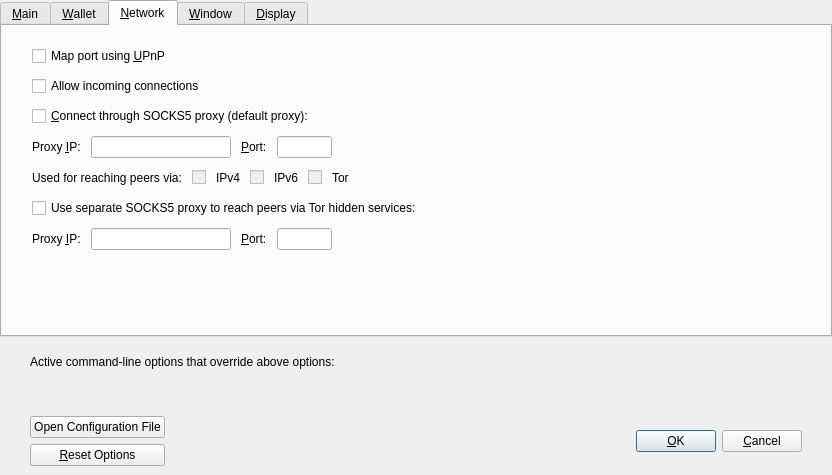
<?xml version="1.0" encoding="UTF-8"?>
<ui version="4.0">
 <class>OptionsDialog</class>
 <widget class="QDialog" name="OptionsDialog">
  <property name="geometry">
   <rect>
    <x>0</x>
    <y>0</y>
    <width>832</width>
    <height>468</height>
   </rect>
  </property>
  <property name="windowTitle">
   <string>Options</string>
  </property>
  <property name="modal">
   <bool>true</bool>
  </property>
  <layout class="QVBoxLayout" name="verticalLayout">
   <property name="leftMargin">
    <number>0</number>
   </property>
   <property name="topMargin">
    <number>0</number>
   </property>
   <property name="rightMargin">
    <number>0</number>
   </property>
   <property name="bottomMargin">
    <number>0</number>
   </property>
   <item>
    <widget class="QTabWidget" name="tabWidget">
     <property name="currentIndex">
      <number>2</number>
     </property>
     <widget class="QWidget" name="tabMain">
      <attribute name="title">
       <string>&amp;Main</string>
      </attribute>
      <layout class="QVBoxLayout" name="verticalLayout_3">
       <property name="spacing">
        <number>10</number>
       </property>
       <property name="leftMargin">
        <number>30</number>
       </property>
       <property name="topMargin">
        <number>20</number>
       </property>
       <property name="rightMargin">
        <number>30</number>
       </property>
       <property name="bottomMargin">
        <number>20</number>
       </property>
       <item>
        <widget class="QCheckBox" name="bitcoinAtStartup">
         <property name="toolTip">
          <string>Automatically start %1 after logging in to the system.</string>
         </property>
         <property name="text">
          <string>&amp;Start %1 on system login</string>
         </property>
        </widget>
       </item>
       <item>
        <layout class="QGridLayout" name="gridLayout">
         <property name="verticalSpacing">
          <number>10</number>
         </property>
         <item row="4" column="0" colspan="2">
          <widget class="QLabel" name="pruneWarning">
           <property name="text">
            <string>Reverting this setting requires re-downloading the entire blockchain.</string>
           </property>
           <property name="textFormat">
            <enum>Qt::PlainText</enum>
           </property>
          </widget>
         </item>
         <item row="1" column="0">
          <widget class="QLabel" name="threadsScriptVerifLabel">
           <property name="text">
            <string>Number of script &amp;verification threads</string>
           </property>
           <property name="textFormat">
            <enum>Qt::PlainText</enum>
           </property>
           <property name="buddy">
            <cstring>threadsScriptVerif</cstring>
           </property>
          </widget>
         </item>
         <item row="2" column="0">
          <widget class="QLabel" name="reserveBalanceLabel">
           <property name="text">
            <string>Reserve</string>
           </property>
           <property name="textFormat">
            <enum>Qt::PlainText</enum>
           </property>
           <property name="buddy">
            <cstring>threadsScriptVerif</cstring>
           </property>
          </widget>
         </item>
         <item row="0" column="1">
          <layout class="QHBoxLayout" name="horizontalLayout_2_Main">
           <item>
            <widget class="QSpinBox" name="databaseCache">
             <property name="minimumSize">
              <size>
               <width>100</width>
               <height>0</height>
              </size>
             </property>
            </widget>
           </item>
           <item>
            <widget class="QLabel" name="databaseCacheUnitLabel">
             <property name="text">
              <string>MB</string>
             </property>
             <property name="textFormat">
              <enum>Qt::PlainText</enum>
             </property>
            </widget>
           </item>
           <item>
            <spacer name="horizontalSpacer_2_Main">
             <property name="orientation">
              <enum>Qt::Horizontal</enum>
             </property>
             <property name="sizeHint" stdset="0">
              <size>
               <width>40</width>
               <height>20</height>
              </size>
             </property>
            </spacer>
           </item>
          </layout>
         </item>
         <item row="0" column="0">
          <widget class="QLabel" name="databaseCacheLabel">
           <property name="text">
            <string>Size of &amp;database cache</string>
           </property>
           <property name="textFormat">
            <enum>Qt::PlainText</enum>
           </property>
           <property name="buddy">
            <cstring>databaseCache</cstring>
           </property>
          </widget>
         </item>
         <item row="2" column="1">
          <layout class="QHBoxLayout" name="horizontalLayout_3_Main_3">
           <item>
            <widget class="BitcoinAmountField" name="reserveBalance">
             <property name="toolTip">
              <string>(0 = auto, &lt;0 = leave that many cores free)</string>
             </property>
            </widget>
           </item>
           <item>
            <spacer name="horizontalSpacer_3_Main_3">
             <property name="orientation">
              <enum>Qt::Horizontal</enum>
             </property>
             <property name="sizeHint" stdset="0">
              <size>
               <width>40</width>
               <height>0</height>
              </size>
             </property>
            </spacer>
           </item>
          </layout>
         </item>
         <item row="1" column="1">
          <layout class="QHBoxLayout" name="horizontalLayout_3_Main">
           <item>
            <widget class="QSpinBox" name="threadsScriptVerif">
             <property name="minimumSize">
              <size>
               <width>100</width>
               <height>0</height>
              </size>
             </property>
             <property name="toolTip">
              <string>(0 = auto, &lt;0 = leave that many cores free)</string>
             </property>
            </widget>
           </item>
           <item>
            <spacer name="horizontalSpacer_3_Main">
             <property name="orientation">
              <enum>Qt::Horizontal</enum>
             </property>
             <property name="sizeHint" stdset="0">
              <size>
               <width>40</width>
               <height>20</height>
              </size>
             </property>
            </spacer>
           </item>
          </layout>
         </item>
         <item row="3" column="0">
          <widget class="QCheckBox" name="prune">
           <property name="toolTip">
            <string>Disables some advanced features but all blocks will still be fully validated. Reverting this setting requires re-downloading the entire blockchain. Actual disk usage may be somewhat higher.</string>
           </property>
           <property name="text">
            <string>Prune &amp;block storage to</string>
           </property>
          </widget>
         </item>
         <item row="3" column="1">
          <layout class="QHBoxLayout" name="horizontalLayout_Main_Prune">
           <item>
            <widget class="QSpinBox" name="pruneSize"/>
           </item>
           <item>
            <widget class="QLabel" name="pruneSizeUnitLabel">
             <property name="text">
              <string>GB</string>
             </property>
             <property name="textFormat">
              <enum>Qt::PlainText</enum>
             </property>
            </widget>
           </item>
           <item>
            <spacer name="horizontalSpacer_Main_Prune">
             <property name="orientation">
              <enum>Qt::Horizontal</enum>
             </property>
             <property name="sizeHint" stdset="0">
              <size>
               <width>40</width>
               <height>20</height>
              </size>
             </property>
            </spacer>
           </item>
          </layout>
         </item>
        </layout>
       </item>
       <item>
        <widget class="QCheckBox" name="logEvents">
         <property name="text">
          <string>Enable  log &amp;events</string>
         </property>
        </widget>
       </item>
       <item>
        <widget class="QCheckBox" name="superStaking">
         <property name="text">
          <string>Enable s&amp;uper staking</string>
         </property>
        </widget>
       </item>
       <item>
        <widget class="QPushButton" name="reindexButton">
         <property name="toolTip">
          <string>Reindex the blockchain from the beginning and reconstruct the wallet transactions.</string>
         </property>
         <property name="text">
          <string>&amp;Reindex blockchain</string>
         </property>
         <property name="autoDefault">
          <bool>false</bool>
         </property>
         <property name="maximumSize">
          <size>
           <width>200</width>
           <height>16777215</height>
          </size>
         </property>
        </widget>
       </item>
       <item>
        <spacer name="verticalSpacer_Main">
         <property name="orientation">
          <enum>Qt::Vertical</enum>
         </property>
         <property name="sizeHint" stdset="0">
          <size>
           <width>20</width>
           <height>40</height>
          </size>
         </property>
        </spacer>
       </item>
      </layout>
     </widget>
     <widget class="QWidget" name="tabWallet">
      <attribute name="title">
       <string>&amp;Wallet</string>
      </attribute>
      <layout class="QVBoxLayout" name="verticalLayout_Wallet">
       <property name="spacing">
        <number>10</number>
       </property>
       <property name="leftMargin">
        <number>30</number>
       </property>
       <property name="topMargin">
        <number>20</number>
       </property>
       <property name="rightMargin">
        <number>30</number>
       </property>
       <property name="bottomMargin">
        <number>20</number>
       </property>
       <item>
        <widget class="QGroupBox" name="groupBox">
         <property name="title">
          <string>Expert</string>
         </property>
         <layout class="QVBoxLayout" name="verticalLayout_2">
          <property name="spacing">
           <number>10</number>
          </property>
          <item>
           <widget class="QCheckBox" name="coinControlFeatures">
            <property name="toolTip">
             <string>Whether to show coin control features or not.</string>
            </property>
            <property name="text">
             <string>Enable coin &amp;control features</string>
            </property>
           </widget>
          </item>
          <item>
           <widget class="QCheckBox" name="spendZeroConfChange">
            <property name="toolTip">
             <string>If you disable the spending of unconfirmed change, the change from a transaction cannot be used until that transaction has at least one confirmation. This also affects how your balance is computed.</string>
            </property>
            <property name="text">
             <string>&amp;Spend unconfirmed change</string>
            </property>
           </widget>
          </item>
          <item>
           <widget class="QCheckBox" name="zeroBalanceAddressToken">
            <property name="text">
             <string>Enable &amp;zero balance for receiver token address</string>
            </property>
           </widget>
          </item>
          <item>
           <widget class="QCheckBox" name="useChangeAddress">
            <property name="text">
             <string>Use change &amp;address</string>
            </property>
            <property name="checked">
             <bool>true</bool>
            </property>
           </widget>
          </item>
          <item>
           <widget class="QCheckBox" name="checkForUpdates">
            <property name="text">
             <string>Check for &amp;updates</string>
            </property>
           </widget>
          </item>
         </layout>
        </widget>
       </item>
       <item>
        <spacer name="verticalSpacer_Wallet">
         <property name="orientation">
          <enum>Qt::Vertical</enum>
         </property>
         <property name="sizeHint" stdset="0">
          <size>
           <width>20</width>
           <height>40</height>
          </size>
         </property>
        </spacer>
       </item>
      </layout>
     </widget>
     <widget class="QWidget" name="tabNetwork">
      <attribute name="title">
       <string>&amp;Network</string>
      </attribute>
      <layout class="QVBoxLayout" name="verticalLayout_Network">
       <property name="spacing">
        <number>10</number>
       </property>
       <property name="leftMargin">
        <number>30</number>
       </property>
       <property name="topMargin">
        <number>20</number>
       </property>
       <property name="rightMargin">
        <number>30</number>
       </property>
       <property name="bottomMargin">
        <number>20</number>
       </property>
       <item>
        <widget class="QCheckBox" name="mapPortUpnp">
         <property name="toolTip">
          <string>Automatically open the Bitcoin client port on the router. This only works when your router supports UPnP and it is enabled.</string>
         </property>
         <property name="text">
          <string>Map port using &amp;UPnP</string>
         </property>
        </widget>
       </item>
       <item>
        <widget class="QCheckBox" name="allowIncoming">
         <property name="toolTip">
          <string>Accept connections from outside</string>
         </property>
         <property name="text">
          <string>Allow incoming connections</string>
         </property>
        </widget>
       </item>
       <item>
        <widget class="QCheckBox" name="connectSocks">
         <property name="toolTip">
          <string>Connect to the Bitcoin network through a SOCKS5 proxy.</string>
         </property>
         <property name="text">
          <string>&amp;Connect through SOCKS5 proxy (default proxy):</string>
         </property>
        </widget>
       </item>
       <item>
        <layout class="QHBoxLayout" name="horizontalLayout_1_Network">
         <item>
          <widget class="QLabel" name="proxyIpLabel">
           <property name="text">
            <string>Proxy &amp;IP:</string>
           </property>
           <property name="textFormat">
            <enum>Qt::PlainText</enum>
           </property>
           <property name="buddy">
            <cstring>proxyIp</cstring>
           </property>
          </widget>
         </item>
         <item>
          <widget class="QValidatedLineEdit" name="proxyIp">
           <property name="minimumSize">
            <size>
             <width>140</width>
             <height>0</height>
            </size>
           </property>
           <property name="maximumSize">
            <size>
             <width>140</width>
             <height>16777215</height>
            </size>
           </property>
           <property name="toolTip">
            <string>IP address of the proxy (e.g. IPv4: 127.0.0.1 / IPv6: ::1)</string>
           </property>
          </widget>
         </item>
         <item>
          <widget class="QLabel" name="proxyPortLabel">
           <property name="text">
            <string>&amp;Port:</string>
           </property>
           <property name="textFormat">
            <enum>Qt::PlainText</enum>
           </property>
           <property name="buddy">
            <cstring>proxyPort</cstring>
           </property>
          </widget>
         </item>
         <item>
          <widget class="QLineEdit" name="proxyPort">
           <property name="minimumSize">
            <size>
             <width>55</width>
             <height>0</height>
            </size>
           </property>
           <property name="maximumSize">
            <size>
             <width>55</width>
             <height>16777215</height>
            </size>
           </property>
           <property name="toolTip">
            <string>Port of the proxy (e.g. 9050)</string>
           </property>
          </widget>
         </item>
         <item>
          <spacer name="horizontalSpacer_1_Network">
           <property name="orientation">
            <enum>Qt::Horizontal</enum>
           </property>
           <property name="sizeHint" stdset="0">
            <size>
             <width>40</width>
             <height>20</height>
            </size>
           </property>
          </spacer>
         </item>
        </layout>
       </item>
       <item>
        <layout class="QHBoxLayout" name="horizontalLayout_2_Network">
         <item>
          <widget class="QLabel" name="proxyActiveNets">
           <property name="text">
            <string>Used for reaching peers via:</string>
           </property>
           <property name="textFormat">
            <enum>Qt::PlainText</enum>
           </property>
          </widget>
         </item>
         <item>
          <widget class="QCheckBox" name="proxyReachIPv4">
           <property name="enabled">
            <bool>false</bool>
           </property>
           <property name="toolTip">
            <string>Shows if the supplied default SOCKS5 proxy is used to reach peers via this network type.</string>
           </property>
           <property name="text">
            <string/>
           </property>
          </widget>
         </item>
         <item>
          <widget class="QLabel" name="proxyReachIPv4Label">
           <property name="text">
            <string>IPv4</string>
           </property>
           <property name="textFormat">
            <enum>Qt::PlainText</enum>
           </property>
          </widget>
         </item>
         <item>
          <widget class="QCheckBox" name="proxyReachIPv6">
           <property name="enabled">
            <bool>false</bool>
           </property>
           <property name="toolTip">
            <string>Shows if the supplied default SOCKS5 proxy is used to reach peers via this network type.</string>
           </property>
           <property name="text">
            <string/>
           </property>
          </widget>
         </item>
         <item>
          <widget class="QLabel" name="proxyReachIPv6Label">
           <property name="text">
            <string>IPv6</string>
           </property>
           <property name="textFormat">
            <enum>Qt::PlainText</enum>
           </property>
          </widget>
         </item>
         <item>
          <widget class="QCheckBox" name="proxyReachTor">
           <property name="enabled">
            <bool>false</bool>
           </property>
           <property name="toolTip">
            <string>Shows if the supplied default SOCKS5 proxy is used to reach peers via this network type.</string>
           </property>
           <property name="text">
            <string/>
           </property>
          </widget>
         </item>
         <item>
          <widget class="QLabel" name="proxyReachTorLabel">
           <property name="text">
            <string>Tor</string>
           </property>
           <property name="textFormat">
            <enum>Qt::PlainText</enum>
           </property>
          </widget>
         </item>
         <item>
          <spacer name="horizontalSpacer_2_Network">
           <property name="orientation">
            <enum>Qt::Horizontal</enum>
           </property>
           <property name="sizeHint" stdset="0">
            <size>
             <width>40</width>
             <height>20</height>
            </size>
           </property>
          </spacer>
         </item>
        </layout>
       </item>
       <item>
        <widget class="QCheckBox" name="connectSocksTor">
         <property name="toolTip">
          <string>Connect to the Bitcoin network through a separate SOCKS5 proxy for Tor hidden services.</string>
         </property>
         <property name="text">
          <string>Use separate SOCKS5 proxy to reach peers via Tor hidden services:</string>
         </property>
        </widget>
       </item>
       <item>
        <layout class="QHBoxLayout" name="horizontalLayout_3_Network">
         <item>
          <widget class="QLabel" name="proxyIpTorLabel">
           <property name="text">
            <string>Proxy &amp;IP:</string>
           </property>
           <property name="textFormat">
            <enum>Qt::PlainText</enum>
           </property>
           <property name="buddy">
            <cstring>proxyIpTor</cstring>
           </property>
          </widget>
         </item>
         <item>
          <widget class="QValidatedLineEdit" name="proxyIpTor">
           <property name="minimumSize">
            <size>
             <width>140</width>
             <height>0</height>
            </size>
           </property>
           <property name="maximumSize">
            <size>
             <width>140</width>
             <height>16777215</height>
            </size>
           </property>
           <property name="toolTip">
            <string>IP address of the proxy (e.g. IPv4: 127.0.0.1 / IPv6: ::1)</string>
           </property>
          </widget>
         </item>
         <item>
          <widget class="QLabel" name="proxyPortTorLabel">
           <property name="text">
            <string>&amp;Port:</string>
           </property>
           <property name="textFormat">
            <enum>Qt::PlainText</enum>
           </property>
           <property name="buddy">
            <cstring>proxyPortTor</cstring>
           </property>
          </widget>
         </item>
         <item>
          <widget class="QLineEdit" name="proxyPortTor">
           <property name="minimumSize">
            <size>
             <width>55</width>
             <height>0</height>
            </size>
           </property>
           <property name="maximumSize">
            <size>
             <width>55</width>
             <height>16777215</height>
            </size>
           </property>
           <property name="toolTip">
            <string>Port of the proxy (e.g. 9050)</string>
           </property>
          </widget>
         </item>
         <item>
          <spacer name="horizontalSpacer_4_Network">
           <property name="orientation">
            <enum>Qt::Horizontal</enum>
           </property>
           <property name="sizeHint" stdset="0">
            <size>
             <width>40</width>
             <height>20</height>
            </size>
           </property>
          </spacer>
         </item>
        </layout>
       </item>
       <item>
        <spacer name="verticalSpacer_Network">
         <property name="orientation">
          <enum>Qt::Vertical</enum>
         </property>
         <property name="sizeHint" stdset="0">
          <size>
           <width>20</width>
           <height>40</height>
          </size>
         </property>
        </spacer>
       </item>
      </layout>
     </widget>
     <widget class="QWidget" name="tabWindow">
      <attribute name="title">
       <string>&amp;Window</string>
      </attribute>
      <layout class="QVBoxLayout" name="verticalLayout_Window">
       <property name="spacing">
        <number>10</number>
       </property>
       <property name="leftMargin">
        <number>30</number>
       </property>
       <property name="topMargin">
        <number>20</number>
       </property>
       <property name="rightMargin">
        <number>30</number>
       </property>
       <property name="bottomMargin">
        <number>20</number>
       </property>
       <item>
        <widget class="QCheckBox" name="hideTrayIcon">
         <property name="toolTip">
          <string>&amp;Hide the icon from the system tray.</string>
         </property>
         <property name="text">
          <string>Hide tray icon</string>
         </property>
        </widget>
       </item>
       <item>
        <widget class="QCheckBox" name="minimizeToTray">
         <property name="toolTip">
          <string>Show only a tray icon after minimizing the window.</string>
         </property>
         <property name="text">
          <string>&amp;Minimize to the tray instead of the taskbar</string>
         </property>
        </widget>
       </item>
       <item>
        <widget class="QCheckBox" name="minimizeOnClose">
         <property name="toolTip">
          <string>Minimize instead of exit the application when the window is closed. When this option is enabled, the application will be closed only after selecting Exit in the menu.</string>
         </property>
         <property name="text">
          <string>M&amp;inimize on close</string>
         </property>
        </widget>
       </item>
       <item>
        <spacer name="verticalSpacer_Window">
         <property name="orientation">
          <enum>Qt::Vertical</enum>
         </property>
         <property name="sizeHint" stdset="0">
          <size>
           <width>20</width>
           <height>40</height>
          </size>
         </property>
        </spacer>
       </item>
      </layout>
     </widget>
     <widget class="QWidget" name="tabDisplay">
      <attribute name="title">
       <string>&amp;Display</string>
      </attribute>
      <layout class="QVBoxLayout" name="verticalLayout_Display">
       <property name="spacing">
        <number>10</number>
       </property>
       <property name="leftMargin">
        <number>30</number>
       </property>
       <property name="topMargin">
        <number>20</number>
       </property>
       <property name="rightMargin">
        <number>30</number>
       </property>
       <property name="bottomMargin">
        <number>20</number>
       </property>
       <item>
        <layout class="QGridLayout" name="gridLayout_2">
         <property name="verticalSpacing">
          <number>10</number>
         </property>
         <item row="0" column="0">
          <widget class="QLabel" name="langLabel">
           <property name="text">
            <string>User Interface &amp;language:</string>
           </property>
           <property name="textFormat">
            <enum>Qt::PlainText</enum>
           </property>
           <property name="buddy">
            <cstring>lang</cstring>
           </property>
          </widget>
         </item>
         <item row="0" column="1">
          <widget class="QValueComboBox" name="lang">
           <property name="toolTip">
            <string>The user interface language can be set here. This setting will take effect after restarting %1.</string>
           </property>
          </widget>
         </item>
         <item row="1" column="0">
          <widget class="QLabel" name="unitLabel">
           <property name="text">
            <string>&amp;Unit to show amounts in:</string>
           </property>
           <property name="textFormat">
            <enum>Qt::PlainText</enum>
           </property>
           <property name="buddy">
            <cstring>unit</cstring>
           </property>
          </widget>
         </item>
         <item row="2" column="0">
          <widget class="QLabel" name="thirdPartyTxUrlsLabel">
           <property name="toolTip">
            <string>Third party URLs (e.g. a block explorer) that appear in the transactions tab as context menu items. %s in the URL is replaced by transaction hash. Multiple URLs are separated by vertical bar |.</string>
           </property>
           <property name="text">
            <string>Third party transaction URLs</string>
           </property>
           <property name="buddy">
            <cstring>thirdPartyTxUrls</cstring>
           </property>
          </widget>
         </item>
         <item row="1" column="1">
          <widget class="QValueComboBox" name="unit">
           <property name="toolTip">
            <string>Choose the default subdivision unit to show in the interface and when sending coins.</string>
           </property>
          </widget>
         </item>
         <item row="2" column="1">
          <widget class="QLineEdit" name="thirdPartyTxUrls">
           <property name="toolTip">
            <string>Third party URLs (e.g. a block explorer) that appear in the transactions tab as context menu items. %s in the URL is replaced by transaction hash. Multiple URLs are separated by vertical bar |.</string>
           </property>
          </widget>
         </item>
        </layout>
       </item>
       <item>
        <spacer name="verticalSpacer_Display">
         <property name="orientation">
          <enum>Qt::Vertical</enum>
         </property>
         <property name="sizeHint" stdset="0">
          <size>
           <width>20</width>
           <height>40</height>
          </size>
         </property>
        </spacer>
       </item>
      </layout>
     </widget>
    </widget>
   </item>
   <item>
    <widget class="QFrame" name="frame">
     <layout class="QVBoxLayout" name="verticalLayout_Bottom">
      <property name="leftMargin">
       <number>30</number>
      </property>
      <property name="rightMargin">
       <number>30</number>
      </property>
      <item>
       <layout class="QHBoxLayout" name="horizontalLayout_Bottom">
        <item>
         <widget class="QLabel" name="overriddenByCommandLineInfoLabel">
          <property name="text">
           <string>Active command-line options that override above options:</string>
          </property>
          <property name="textFormat">
           <enum>Qt::PlainText</enum>
          </property>
         </widget>
        </item>
        <item>
         <spacer name="horizontalSpacer_Bottom">
          <property name="orientation">
           <enum>Qt::Horizontal</enum>
          </property>
          <property name="sizeHint" stdset="0">
           <size>
            <width>40</width>
            <height>20</height>
           </size>
          </property>
         </spacer>
        </item>
       </layout>
      </item>
      <item>
       <widget class="QLabel" name="overriddenByCommandLineLabel">
        <property name="text">
         <string/>
        </property>
        <property name="textFormat">
         <enum>Qt::PlainText</enum>
        </property>
        <property name="wordWrap">
         <bool>true</bool>
        </property>
       </widget>
      </item>
     </layout>
    </widget>
   </item>
   <item>
    <widget class="QWidget" name="buttonsContainerWhite" native="true">
     <layout class="QHBoxLayout" name="horizontalLayout_2">
      <property name="leftMargin">
       <number>30</number>
      </property>
      <property name="rightMargin">
       <number>30</number>
      </property>
      <item>
       <layout class="QVBoxLayout" name="verticalLayout_Buttons">
        <item>
         <widget class="QPushButton" name="openBitcoinConfButton">
          <property name="toolTip">
           <string>Open the %1 configuration file from the working directory.</string>
          </property>
          <property name="text">
           <string>Open Configuration File</string>
          </property>
          <property name="autoDefault">
           <bool>false</bool>
          </property>
         </widget>
        </item>
        <item>
         <widget class="QPushButton" name="resetButton">
          <property name="toolTip">
           <string>Reset all client options to default.</string>
          </property>
          <property name="text">
           <string>&amp;Reset Options</string>
          </property>
          <property name="autoDefault">
           <bool>false</bool>
          </property>
         </widget>
        </item>
       </layout>
      </item>
      <item>
       <spacer name="horizontalSpacer_3">
        <property name="orientation">
         <enum>Qt::Horizontal</enum>
        </property>
        <property name="sizeHint" stdset="0">
         <size>
          <width>20</width>
          <height>20</height>
         </size>
        </property>
       </spacer>
      </item>
      <item>
       <widget class="QLabel" name="statusLabel">
        <property name="minimumSize">
         <size>
          <width>200</width>
          <height>0</height>
         </size>
        </property>
        <property name="font">
         <font>
          <weight>75</weight>
          <bold>true</bold>
         </font>
        </property>
        <property name="text">
         <string/>
        </property>
        <property name="textFormat">
         <enum>Qt::PlainText</enum>
        </property>
        <property name="wordWrap">
         <bool>true</bool>
        </property>
       </widget>
      </item>
      <item>
       <spacer name="horizontalSpacer">
        <property name="orientation">
         <enum>Qt::Horizontal</enum>
        </property>
        <property name="sizeHint" stdset="0">
         <size>
          <width>20</width>
          <height>20</height>
         </size>
        </property>
       </spacer>
      </item>
      <item>
       <widget class="QPushButton" name="okButton">
        <property name="text">
         <string>&amp;OK</string>
        </property>
        <property name="autoDefault">
         <bool>false</bool>
        </property>
        <property name="default">
         <bool>true</bool>
        </property>
       </widget>
      </item>
      <item>
       <widget class="QPushButton" name="cancelButton">
        <property name="text">
         <string>&amp;Cancel</string>
        </property>
        <property name="autoDefault">
         <bool>false</bool>
        </property>
       </widget>
      </item>
     </layout>
    </widget>
   </item>
  </layout>
 </widget>
 <customwidgets>
  <customwidget>
   <class>BitcoinAmountField</class>
   <extends>QLineEdit</extends>
   <header>qt/bitcoinamountfield.h</header>
   <container>1</container>
  </customwidget>
  <customwidget>
   <class>QValidatedLineEdit</class>
   <extends>QLineEdit</extends>
   <header>qt/qvalidatedlineedit.h</header>
  </customwidget>
  <customwidget>
   <class>QValueComboBox</class>
   <extends>QComboBox</extends>
   <header>qt/qvaluecombobox.h</header>
  </customwidget>
 </customwidgets>
 <resources/>
 <connections/>
</ui>
